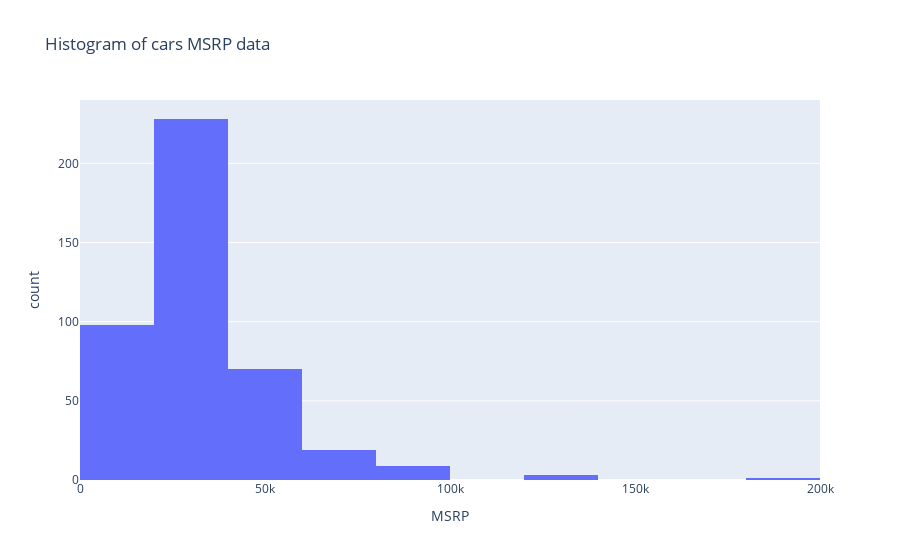

Notebook source saved alongside this figure:
### Code cell
basic_histogram = px.histogram(data_frame=auto, nbins=10,title= 'Histogram of cars MSRP data', x = 'MSRP')
 basic_histogram.show()

### Figure 1 — Plotly figure (JSON) as saved in the notebook; plotly's stock layout.template omitted (floating-point values rounded to 4 significant figures; data arrays with more than 128 entries replaced by an {"elided": "..."} marker saying what was removed)
{"data": [{"alignmentgroup": "True", "bingroup": "x", "hovertemplate": "MSRP=%{x}<br>count=%{y}<extra></extra>", "legendgroup": "", "marker": {"color": "#636efa", "pattern": {"shape": ""}}, "name": "", "nbinsx": 10, "offsetgroup": "", "orientation": "v", "showlegend": false, "type": "histogram", "x": {"elided": "428 int values"}, "xaxis": "x", "yaxis": "y"}], "layout": {"barmode": "relative", "legend": {"tracegroupgap": 0}, "title": {"text": "Histogram of cars MSRP data"}, "xaxis": {"anchor": "y", "domain": [0, 1], "title": {"text": "MSRP"}}, "yaxis": {"anchor": "x", "domain": [0, 1], "title": {"text": "count"}}}}
